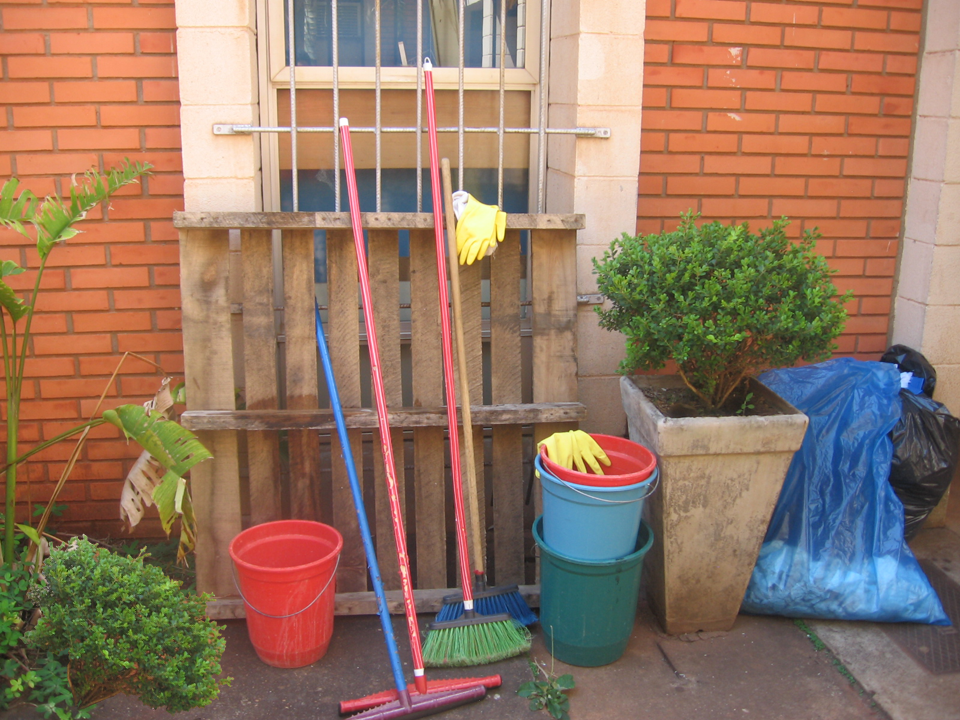
%> input picture images/29.png, 960 x 720 px
$ octave demo.m   (GNU Octave 9; MATLAB toolbox functions it lacks are replaced by stand-ins)
%> lines starting %> are read from the running program, lines starting %| are printed output that depends on the picture
### function/CM_detection.m
function [p1,p2] = CM_detection(im,para)
    %% Init
    h = para.h;
    w = para.w;
    step1 = para.step1;
    step2 = para.step2;
    step3 = para.step3;
    step4 = para.step4;
    t1 = para.t1;
    t2 = para.t2;
    thre = para.thre;

    %% Keypoint detection and feature extraction
    E = entropyfilt(uint8(im),true(7));
    locs = vl_sift(single(E));
    [locs,descs] = vl_sift(single(im),'Frames',locs,'Orientations');

    locs = locs';
    descs = double(descs)';
    n_locs = size(locs,1);
    fprintf('Found %d keypoints.\n', n_locs);
    locs(:,1:2) = round(locs(:,1:2));
    locs = [locs,zeros(n_locs,1)];

    for i = 1:n_locs
        temp = descs(i,:);
        abs_temp = temp*temp';
        descs(i,:) = temp/sqrt(abs_temp);
    end

    %% Feature matching
    if n_locs>5000
        key_indx = (locs(:,1)-1)*h+locs(:,2);
        gray_clusters = gray_cluster(im,key_indx,step1,step2,5);
    else
        gray_clusters = {(1:n_locs)'};
    end

    p1 = [];
    p2 = [];
    for i = 1:size(gray_clusters,2)
        idx_gray_cluster = gray_clusters{i};
        locs_gray_cluster = locs(idx_gray_cluster,:);
        descs_gray_cluster = descs(idx_gray_cluster,:);
        n_gray_cluster = size(idx_gray_cluster,1);
        if n_gray_cluster>5000
            key_indx = (locs_gray_cluster(:,1)-1)*h+locs_gray_cluster(:,2);
            entropy_clusters = entropy_cluster(E,key_indx,step3,step4);
        else
            entropy_clusters = {(1:n_gray_cluster)'};
        end
        for j = 1:size(entropy_clusters,2)
            cur_idx = entropy_clusters{j};
            cur_locs = locs_gray_cluster(cur_idx,:);
            cur_descs = descs_gray_cluster(cur_idx,:);
            [match1,match2] = g2NN(cur_locs,cur_descs,cur_locs, cur_descs,thre);
            [pair1,pair2]=match_dis_check(match1,match2,t1);
            p1=[p1;pair1];
            p2=[p2;pair2];
        end
    end

    if size(p1,1) == 0
       return;
    end

    % Eliminating duplicate matching
    p = round([p1(:,1:2) p2(:,1:2)]);
    [p_temp, indx,~] = unique(p,'rows');
    p1=[p_temp(:,1:2), p1(indx,3:5)];
    p2=[p_temp(:,3:4), p2(indx,3:5)];
    num = size(p1,1);
    p1 = [p1(:,1:2)'; ones(1,num) ; p1(:,3:5)'];
    p2 = [p2(:,1:2)'; ones(1,num) ; p2(:,3:5)'];

    diff = abs(p1(6,:)-p2(6,:));
    idx = find(diff<0.5);
    p1 = p1(:,idx);
    p2 = p2(:,idx);
    n_match = size(p1,2);

    % Removal of isolated matches
    mask = double(circle_mask(t2));
    location_match = zeros(h,w);
    for i = 1:n_match
        y1 = p1(1,i);
        x1 = p1(2,i);
        y2 = p2(1,i);
        x2 = p2(2,i);
        location_match(x1,y1) = location_match(x1,y1)+1;
        location_match(x2,y2) = location_match(x2,y2)+1;
    end
    density_match = imfilter(location_match,mask);
    density = zeros(2,n_match);
    for i = 1:n_match
        y1 = p1(1,i);
        x1 = p1(2,i);
        y2 = p2(1,i);
        x2 = p2(2,i);
        density(1,i) = density_match(x1,y1);
        density(2,i) = density_match(x2,y2);
    end
    density = max(density);
    idx = find(density>3);
    p1 = p1(:,idx);
    p2 = p2(:,idx);

    n_final_match = size(p1,2);
    fprintf('Found %d matches.\n', n_final_match);
end

### demo.m
clear;
clc;
close all
addpath(genpath('function'))
file_path = 'images\29.png';

show_match = 1;
img_rgb=imread(file_path);
%> img_rgb is the input picture: size 720x960x3 uint8; mean R, G, B 148.2, 118.6, 99.2
s = 2;
img_rgb = imresize(img_rgb,s);
%> img_rgb: size 1440x1920x3 uint8
img = rgb2gray(img_rgb);
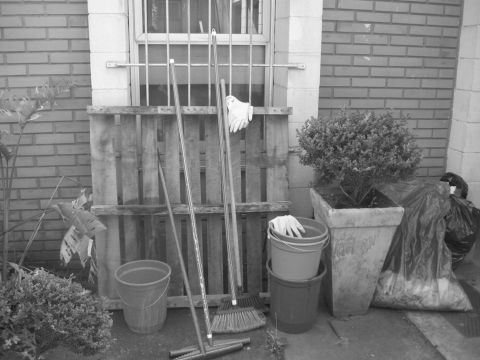
%> img: size 1440x1920 uint8 (shown at 1/4 size); min 18, max 255, mean 125.3
im = double(img);
[h,w] = size(im);

% Parameters in detection
para.s = s;
para.h = h;
para.w = w;
para.step1 = 40;
para.step2 = 10;
para.step3 = 1;
para.step4 = 0;
para.t1 = max(32*s,min(h,w)/20);
para.t2 = para.t1/2;
para.thre = 0.5;

% Parameters in localization
para.SATS_ratio = 0.2;
para.min_ransac_inliers = 4;
para.min_matches = 10;
para.min_num_SATS = 20;
para.radius = 16;
para.r_operation = 5*ceil(max(h,w)/1024);
para.min_size = round(0.001*h*w);

[para.p1,para.p2] = CM_detection(im,para);
%> in CM_detection, `E = entropyfilt(uint8(im),true(7));`:
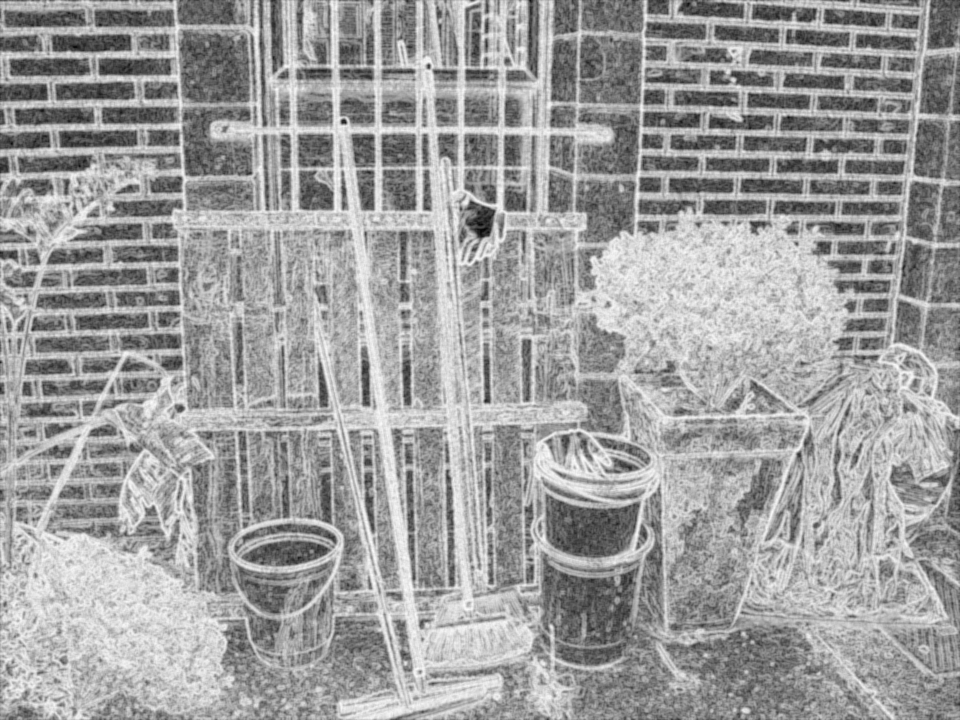
%> E: size 1440x1920 double (shown at 1/2 size); min 0, max 5.57, mean 3.46; drawn with min black and max white
%> the run ends on the next line

$ run again, with images/17.png copied over images/29.png
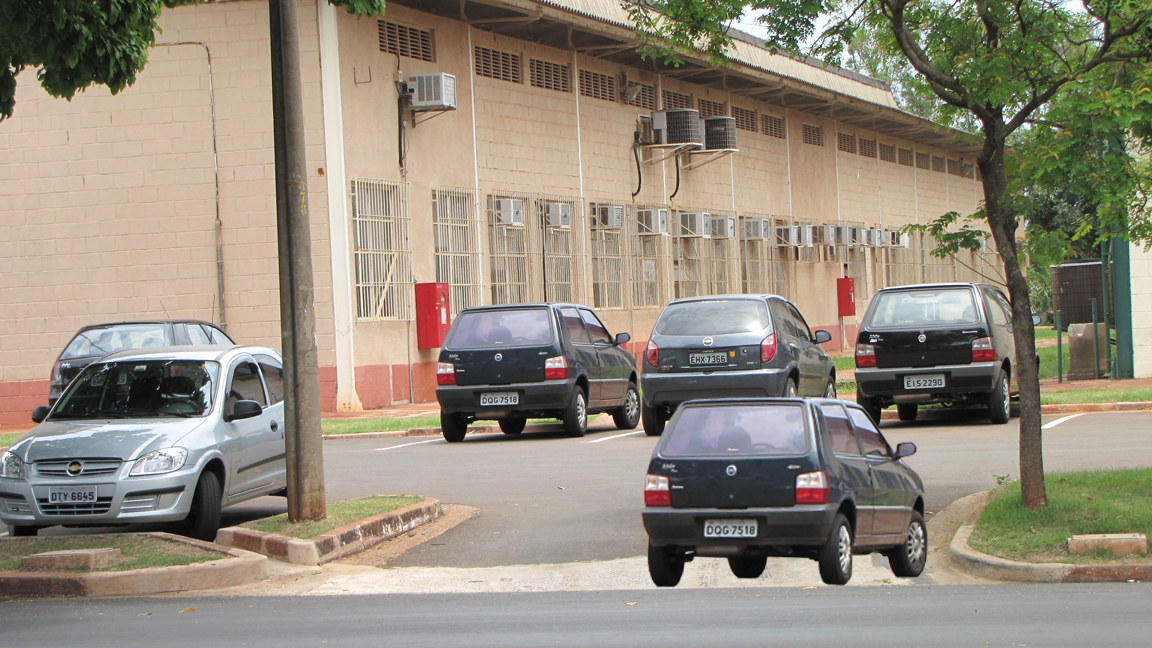
%> input picture images/17.png, 1152 x 648 px
%> img_rgb is the input picture: size 648x1152x3 uint8; mean R, G, B 147.5, 139, 124.3
%> img_rgb: size 1296x2304x3 uint8
%> `img = rgb2gray(img_rgb);`:
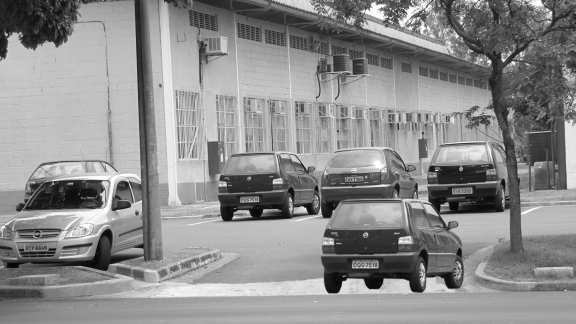
%> img: size 1296x2304 uint8 (shown at 1/4 size); min 0, max 255, mean 139.8
%> in CM_detection, `E = entropyfilt(uint8(im),true(7));`:
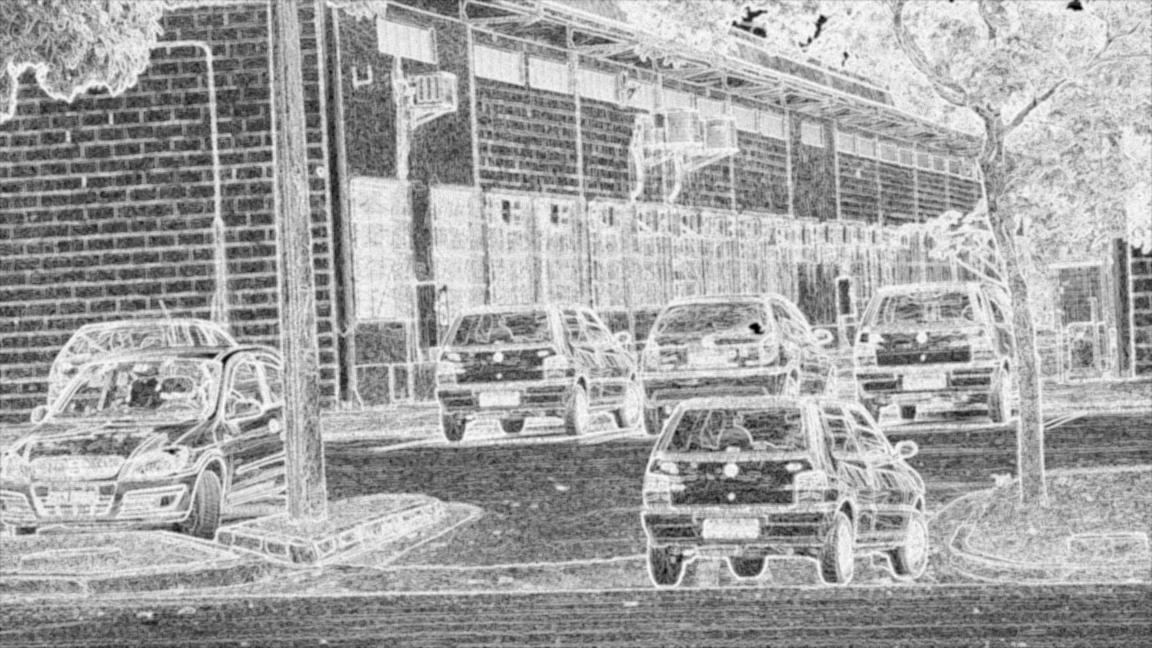
%> E: size 1296x2304 double (shown at 1/2 size); min 0, max 5.61, mean 3.61; drawn with min black and max white

$ run again, with images/6.png copied over images/29.png
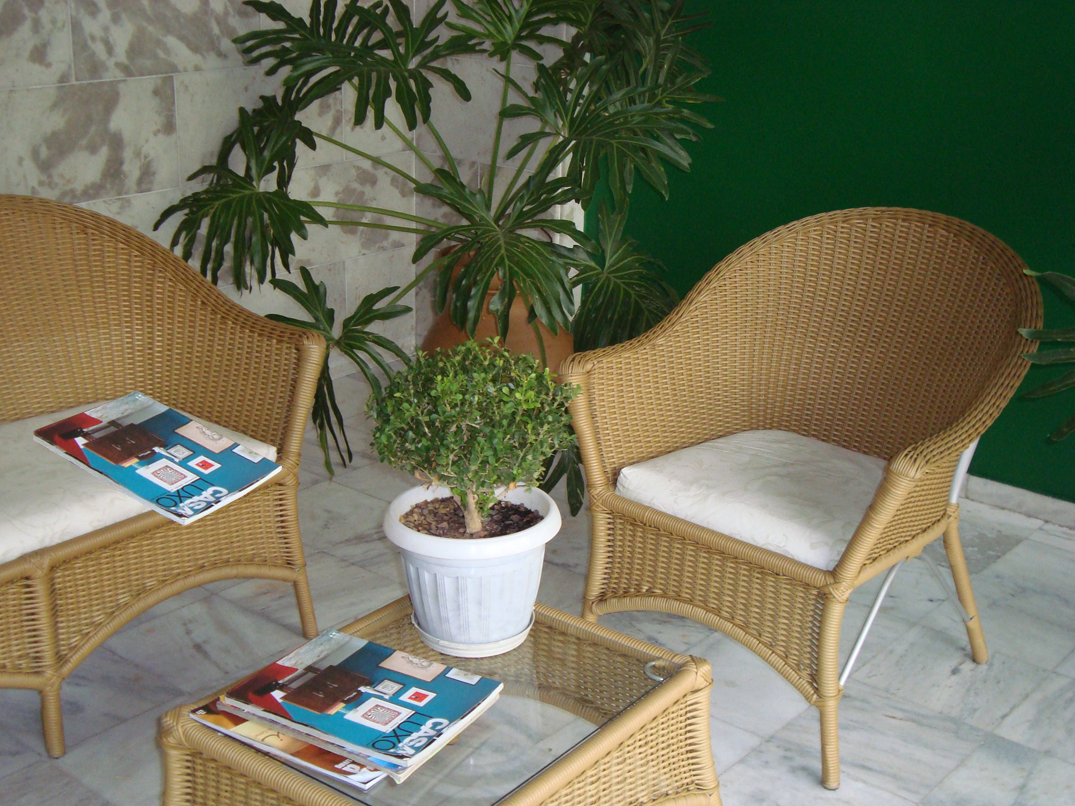
%> input picture images/6.png, 1075 x 806 px
%> img_rgb is the input picture: size 806x1075x3 uint8; mean R, G, B 114, 114.1, 91.9
%> img_rgb: size 1612x2150x3 uint8
%> `img = rgb2gray(img_rgb);`:
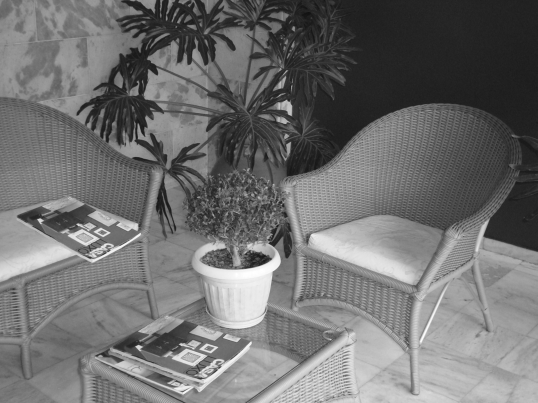
%> img: size 1612x2150 uint8 (shown at 1/4 size); min 15, max 255, mean 111.6
%> in CM_detection, `E = entropyfilt(uint8(im),true(7));`:
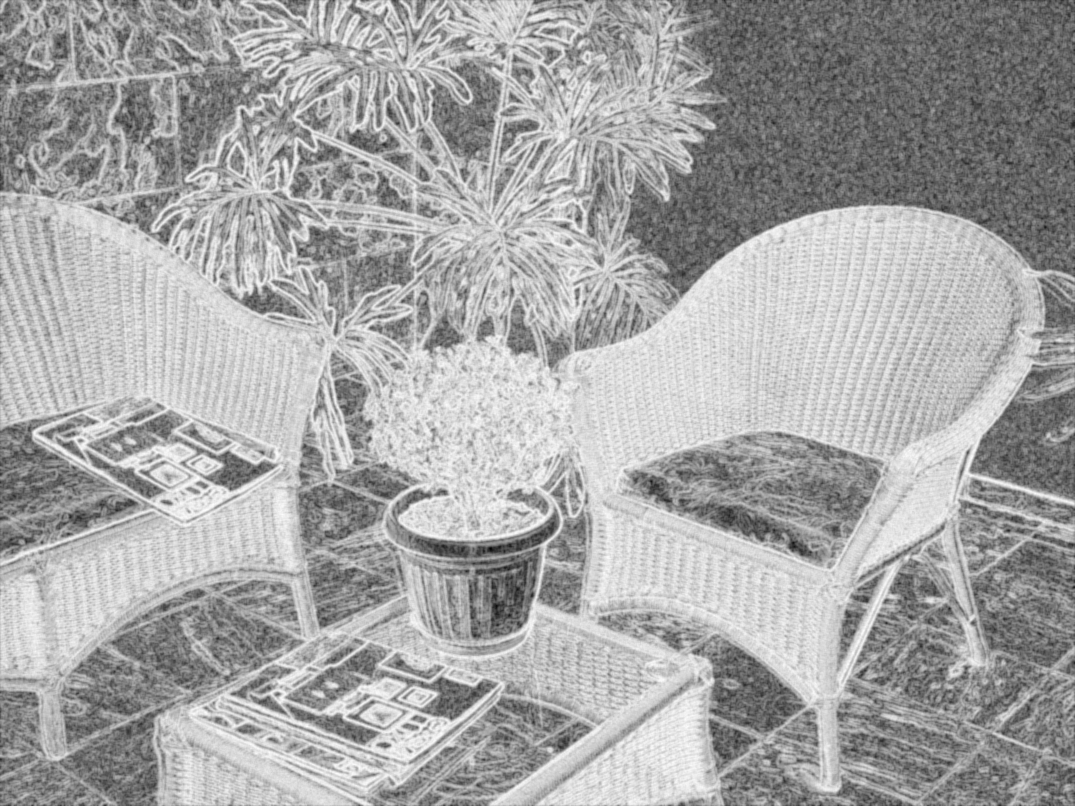
%> E: size 1612x2150 double (shown at 1/2 size); min 0, max 5.57, mean 3.64; drawn with min black and max white
